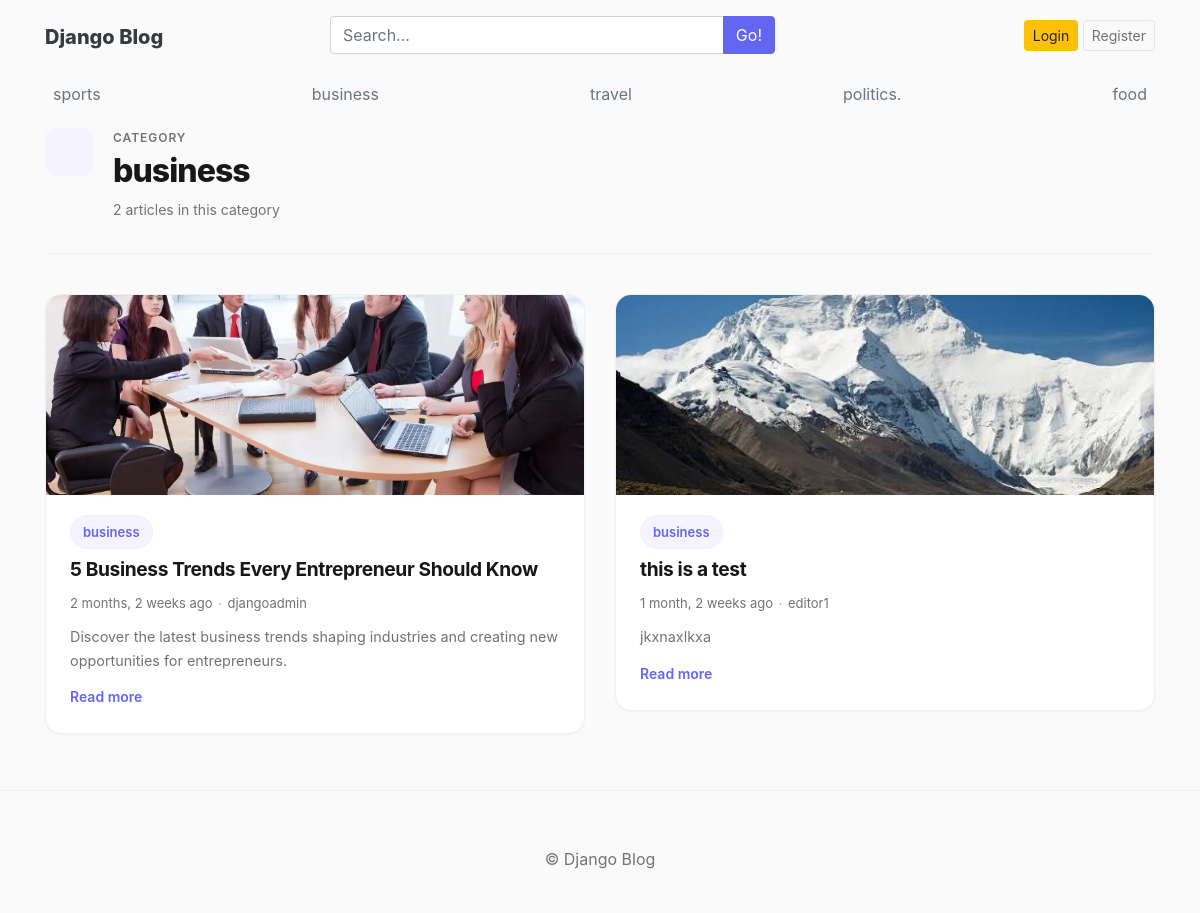
The app's page /category/2/ with its own data.
### blogs/models.py (models this page shows, shortened)
class Category(models.Model):
    category_name = models.CharField(max_length=50, unique=True)
    created_at = models.DateField(auto_now_add=True)
    updated_at = models.DateField(auto_now=True)
    def __str__(self):
        return self.category_name
    class Meta:
        verbose_name_plural = 'categories'

class Blog(models.Model):
    title = models.CharField(max_length=100)
    slug = models.SlugField(
        max_length=150,
        unique=True,
        blank=True
    )
    category = models.ForeignKey(Category, on_delete=models.CASCADE)
    author = models.ForeignKey(User, on_delete=models.CASCADE)
    featured_image = models.ImageField(upload_to='uploads/%Y/%m/%d')
    short_description = models.TextField(max_length=500)
    blog_body = models.TextField(max_length=2000)
    status = models.CharField(
        max_length=20,
        choices=STATUS_CHOICES,
        default="Draft"
    )
    is_featured = models.BooleanField(default=False)
    created_at = models.DateTimeField(auto_now_add=True)
    updated_at = models.DateTimeField(auto_now=True)

### blogs/views.py (the view)
# urls.py: path('<int:category_id>/',views.posts_by_category,name='posts_by_category')
def posts_by_category(request,category_id):
    posts=Blog.objects.filter(status='Published',category_id=category_id)
    category=get_object_or_404(Category,pk=category_id)
    context={
        'posts':posts,
        'category':category,
    }
    return render(request,'posts_by_category.html',context)

### blogs/context_processors.py (called while the page is built)
def get_categories(request):
    categories=Category.objects.all()
    blog_suggestions = Blog.objects.filter(status='Published').order_by('title').values_list('title', flat=True)
    return dict(categories=categories, blog_suggestions=blog_suggestions)

### templates/posts_by_category.html (shortened to what this page needs)
{% extends 'base.html' %}
{% block content %}
<section class="page-header" data-aos="fade-up">
    <div class="page-header-icon page-header-icon-category">
    </div>
    <div class="page-header-content">
        <span class="page-header-label">Category</span>
        <h1 class="page-header-title">{{ category }}</h1>
        {% if posts %}
        <p class="page-header-meta">
            {{ posts|length }} article{{ posts|length|pluralize }} in this category
        </p>
        {% endif %}
    </div>
</section>
<section class="home-section" data-aos="fade-up" data-aos-delay="100">
    <div class="row g-4">
        {% if posts %}
            {% for post in posts %}
            <div class="col-md-6">
                <article class="blog-card blog-card-featured">
                    <a href="{% url 'blogs' post.slug %}" class="blog-card-image-link">
                        {% if post.featured_image %}
                        <div class="blog-card-image" style="background-image: url('{{ post.featured_image.url }}');"></div>
                        {% else %}
                        <div class="blog-card-image blog-card-image-fallback"></div>
                        {% endif %}
                    </a>
                    <div class="blog-card-body">
                        <a href="{% url 'posts_by_category' post.category.id %}" class="post-category">
                            {{ post.category.category_name }}
                        </a>
                        <h3 class="blog-card-title">
                            <a href="{% url 'blogs' post.slug %}">{{ post.title }}</a>
                        </h3>
                        <div class="blog-card-meta">
                            <span>{{ post.created_at|timesince }} ago</span>
                            <span class="meta-separator">·</span>
                            <span>{{ post.author }}</span>
                        </div>
                        <p class="blog-card-excerpt">{{ post.short_description|truncatewords:25 }}</p>
                        <a href="{% url 'blogs' post.slug %}" class="blog-card-read-more">
                            Read more
                        </a>
                    </div>
                </article>
            </div>
            {% endfor %}
        {% endif %}
    </div>
</section>
{% endblock %}

### templates/base.html (shortened to what this page needs)
{% load static %}
<!DOCTYPE html>
<html lang="en">
<head>
    <link rel="stylesheet"
          href="https://cdn.jsdelivr.net/npm/bootstrap@4.6.2/dist/css/bootstrap.min.css">
    <link href="{% static 'CSS/blog.css' %}" rel="stylesheet">
    <link href="https://maxcdn.bootstrapcdn.com/font-awesome/4.7.0/css/font-awesome.min.css" rel="stylesheet">
</head>
<body>
<div class="container">
    <header class="blog-header py-3">
        <div class="row justify-content-between align-items-center">
            <div class="col-12 col-md-3 pt-1 text-center text-md-left">
                <a class="blog-header-logo text-dark" href="/">
                    Django Blog
                </a>
            </div>
            <div class="col-12 col-md-5 my-2 my-md-0">
                <form method="get" action="{% url 'search' %}">
                    <div class="input-group">
                        <input type="text"
                               class="form-control"
                               name="q"
                               value="{{ keyword }}"
                               list="header-blog-title-suggestions"
                               placeholder="Search...">
                        <span class="input-group-append">
                            <button class="btn btn-primary" type="submit">
                                Go!
                            </button>
                        </span>
                    </div>
                </form>
            </div>
            <div class="col-12 col-md-4 d-flex justify-content-center justify-content-md-end align-items-center">
                {% if not user.is_authenticated %}
                    <a class="btn btn-sm btn-warning" href="{% url 'login' %}">
                        Login
                    </a>
                    <a class="btn btn-sm btn-outline-secondary" href="{% url 'register' %}">
                        Register
                    </a>
                {% else %}
                    <span>
                        <a href="{% url 'logout' %}">
                            Logout
                        </a>
                    </span>
                {% endif %}
            </div>
        </div>
    </header>
    <div class="nav-scroller py-1 mb-2">
        <nav class="nav d-flex justify-content-between">
            {% for cat in categories %}
                <a class="p-2 text-muted"
                   href="{% url 'posts_by_category' cat.id %}">
                    {{ cat.category_name }}
                </a>
            {% endfor %}
        </nav>
    </div>
    {% block content %}
    {% endblock %}
</div>
<footer class="blog-footer">
    <p class="mt-3">
        © {{ now.year }} Django Blog
    </p>
</footer>
</body>
</html>

### blog_main/static/CSS/blog.css (style rules this page uses)
:root { --color-bg: #fafafa; --color-surface: #ffffff; --color-text: #171717; --color-text-muted: #737373; --color-text-light: #a3a3a3; --color-border: #e5e5e5; --color-border-light: #f0f0f0; --color-accent: #6366f1; --color-accent-hover: #4f46e5; --color-accent-light: #eef2ff; --color-accent-subtle:#f5f3ff; --radius-sm: 8px; --radius-md: 12px; --radius-lg: 16px; --radius-xl: 20px; --radius-pill:999px; --shadow-xs: 0 1px 2px rgba(0, 0, 0, 0.04); --shadow-sm: 0 1px 3px rgba(0, 0, 0, 0.06), 0 1px 2px rgba(0, 0, 0, 0.04); --shadow-md: 0 4px 12px rgba(0, 0, 0, 0.08); --shadow-lg: 0 8px 24px rgba(0, 0, 0, 0.10); --font-sans: 'Inter', system-ui, -apple-system, sans-serif; --transition: 0.2s ease; }
*, *::before, *::after { box-sizing: border-box; }
body { font-family: var(--font-sans); font-size: 1rem; line-height: 1.6; color: var(--color-text); background-color: var(--color-bg); -webkit-font-smoothing: antialiased; -moz-osx-font-smoothing: grayscale; }
h1, h2, h3, h4, h5, h6 { font-family: var(--font-sans); font-weight: 700; letter-spacing: -0.02em; color: var(--color-text); }
a { color: var(--color-accent); text-decoration: none; transition: color var(--transition); }
.btn-primary { background-color: var(--color-accent) !important; border-color: var(--color-accent) !important; }
.btn-outline-secondary { color: var(--color-text-muted) !important; border-color: var(--color-border) !important; }
.post-category { display: inline-flex; align-items: center; padding: 0.35rem 0.75rem; font-size: 0.8125rem; font-weight: 600; color: var(--color-accent); background: var(--color-accent-subtle); border: 1px solid var(--color-accent-light); border-radius: var(--radius-pill); text-decoration: none; transition: all var(--transition); }
.home-section { margin-bottom: 3.5rem; }
.blog-card { background: var(--color-surface); border: 1px solid var(--color-border-light); border-radius: var(--radius-lg); overflow: hidden; box-shadow: var(--shadow-xs); transition: transform var(--transition), box-shadow var(--transition), border-color var(--transition); }
.blog-card-image-link { display: block; text-decoration: none; }
.blog-card-image { height: 200px; background-size: cover; background-position: center; background-color: var(--color-accent-subtle); transition: transform 0.35s ease; }
.blog-card-body { padding: 1.25rem 1.5rem 1.5rem; }
.blog-card-featured .blog-card-image-link { overflow: hidden; }
.blog-card-title { font-size: 1.2rem; font-weight: 700; letter-spacing: -0.02em; margin: 0.5rem 0 0.6rem; line-height: 1.35; }
.blog-card-title a { color: var(--color-text); text-decoration: none; transition: color var(--transition); }
.blog-card-meta { display: flex; flex-wrap: wrap; align-items: center; gap: 0.35rem; font-size: 0.8125rem; color: var(--color-text-muted); margin-bottom: 0.75rem; }
.meta-separator { color: var(--color-text-light); }
.blog-card-excerpt { font-size: 0.9rem; color: var(--color-text-muted); line-height: 1.6; margin-bottom: 0.75rem; }
.blog-card-read-more { display: inline-flex; align-items: center; gap: 0.35rem; font-size: 0.875rem; font-weight: 600; color: var(--color-accent); transition: gap var(--transition); }
.page-header { display: flex; align-items: flex-start; gap: 1.25rem; margin-bottom: 2.5rem; padding-bottom: 2rem; border-bottom: 1px solid var(--color-border-light); }
.page-header-icon { flex-shrink: 0; width: 3rem; height: 3rem; display: flex; align-items: center; justify-content: center; font-size: 1.25rem; color: var(--color-accent); background: var(--color-accent-subtle); border-radius: var(--radius-md); }
.page-header-icon-category { color: #7c3aed; background: #f5f3ff; }
.page-header-label { display: block; font-size: 0.75rem; font-weight: 600; text-transform: uppercase; letter-spacing: 0.08em; color: var(--color-text-muted); margin-bottom: 0.35rem; }
.page-header-title { font-size: clamp(1.5rem, 3vw, 2rem); font-weight: 800; letter-spacing: -0.03em; margin: 0 0 0.5rem; line-height: 1.2; color: var(--color-text); }
.page-header-meta { margin: 0; font-size: 0.875rem; color: var(--color-text-muted); }
.blog-header-logo { font-family: var(--font-sans); font-size: 1.25rem; font-weight: 800; }
.blog-footer { padding: 2.5rem 0; color: var(--color-text-muted); text-align: center; background-color: var(--color-bg); border-top: 1px solid var(--color-border-light); }
.blog-footer p:last-child { margin-bottom: 0; }

### records on screen
Category: category_name "sports"
Category: category_name "business"
Category: category_name "travel"
Category: category_name "politics."
Category: category_name "food"
Blog: featured_image (picture), category.category_name "business", title "5 Business Trends Every Entrepreneur Should Know", created_at "2 months, 2 weeks", author "djangoadmin", short_description "Discover the latest business trends shaping industries and creating new opportunities for entrepreneurs."
Blog: featured_image (picture), category.category_name "business", title "this is a test", created_at "1 month, 2 weeks", author "editor1", short_description "jkxnaxlkxa"

### other values on screen
{{ posts|length }} "2"
